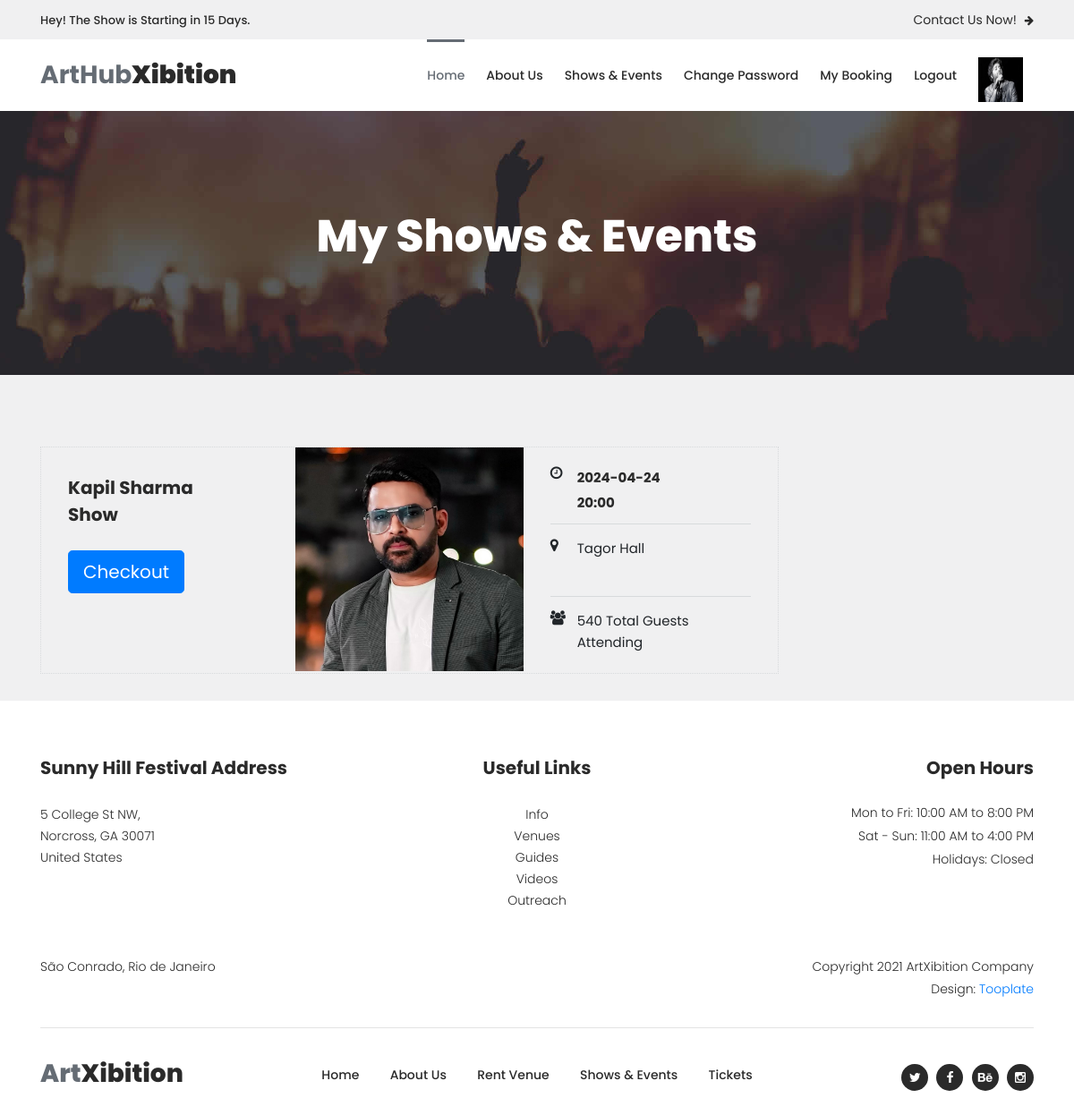
Page /payment/7/ (signed in) on the committed database.
### myapp/models.py (models this page shows, shortened)
class BookEvent(models.Model):
	user=models.ForeignKey(User,on_delete=models.CASCADE)
	event=models.ForeignKey(Event,on_delete=models.CASCADE)
	event_price=models.PositiveIntegerField()
	ticket_qty=models.PositiveIntegerField()
	total_price=models.PositiveIntegerField(default=0)
	payment_status=models.BooleanField(default=False)

class Event(models.Model):
	manager=models.ForeignKey(User,on_delete=models.CASCADE)
	event_name=models.CharField(max_length=100)
	event_date=models.CharField(max_length=100)
	event_time=models.CharField(max_length=100)
	event_venue=models.TextField()
	event_picture=models.ImageField(upload_to="event_picture/")
	event_price=models.PositiveIntegerField()

### myapp/views.py (the view)
# urls.py: path('payment/<int:pk>/',views.payment,name='payment'),
def payment(request,pk):
	bookevent=BookEvent.objects.get(pk=pk)
	total_price=bookevent.total_price
	be=bookevent.pk
	print("BE : ",be)
	return render(request,'payment.html',{'bookevent':bookevent,'total_price':total_price,'be':be})

### myapp/templates/payment.html (shortened to what this page needs)
{% extends 'header.html' %}
{% load static %}
{% block content %}
<!DOCTYPE html>
<html lang="en">
<head>
</head>
<body>
    <div class="page-heading-shows-events">
        <div class="container">
            <div class="row">
                <div class="col-lg-12">
                    <h2>My Shows & Events</h2>
                </div>
            </div>
        </div>
    </div>
    <div class="shows-events-tabs">
        <div class="container">
            <div class="row">
                <div class="col-lg-12">
                    <div class="row" id="tabs">
                      <div class="col-lg-12">
                        <section class='tabs-content'>
                            <article id='tabs-1'>
                                <div class="row">
                                    <div class="col-lg-9">
                                        <div class="row">
                                            <div class="col-lg-12">
                                                <div class="event-item">
                                                    <div class="row">
                                                        <div class="col-lg-4">
                                                            <div class="left-content">
                                                                <h4>{{bookevent.event.event_name}}</h4>
                                                                <div class="main-dark-button">
                                                                    {% if bookevent.payment_status == False %}
            <form method="post">
              <button type="button" class="btn btn-lg btn-primary" id="checkout-button">Checkout</button>
            </form>
                                                                {% else %}
                                                                    <a href="" disabled>Already Booked</a>
                                                                {% endif %}
                                                                </div>
                                                            </div>
                                                        </div>
                                                        <div class="col-lg-4">
                                                            <div class="thumb">
                                                                <img src="{{bookevent.event.event_picture.url}}" alt="" style="height: 250px;width: 300px;">
                                                            </div>
                                                        </div>
                                                        <div class="col-lg-4">
                                                            <div class="right-content">
                                                                <ul>
                                                                    <li>
                                                                        <i class="fa fa-clock-o"></i>
                                                                        <h6>{{bookevent.event.event_date}}<br>{{bookevent.event.event_time}}</h6>
                                                                    </li>
                                                                    <li>
                                                                        <i class="fa fa-map-marker"></i>
                                                                        <span>{{bookevent.event.event_venue}}</span>
                                                                    </li>
                                                                    <li>
                                                                        <i class="fa fa-users"></i>
                                                                        <span>540 Total Guests Attending</span>
                                                                    </li>
                                                                </ul>
                                                            </div>
                                                        </div>
                                                    </div>
                                                </div>
                                            </div>
                                        </div>
                                    </div>
                                </div>
                            </article>
                        </section>
                    </div>
                </div>
            </div>
        </div>
    </div>
</div>
</body>
</html>
{% endblock %}

### myapp/static/assets/css/tooplate-artxibition.css (style rules this page uses)
html, body, div, span, applet, object, iframe, h1, h2, h3, h4, h5, h6, p, blockquote, div pre, a, abbr, acronym, address, big, cite, code, del, dfn, em, font, img, ins, kbd, q, s, samp, small, strike, strong, sub, sup, tt, var, b, u, i, center, dl, dt, dd, ol, ul, li, figure, header, nav, section, article, aside, footer, figcaption { margin: 0; padding: 0; border: 0; outline: 0; }
ul, li { padding: 0; margin: 0; list-style: none; }
header, nav, section, article, aside, footer, hgroup { display: block; }
* { box-sizing: border-box; }
html, body { font-family: 'Poppins', sans-serif; font-weight: 400; background-color: #fff; font-size: 16px; -ms-text-size-adjust: 100%; -webkit-font-smoothing: antialiased; -moz-osx-font-smoothing: grayscale; }
h1, h2, h3, h4, h5, h6 { margin-top: 0px; margin-bottom: 0px; }
h4 { line-height: 30px; }
ul { margin-bottom: 0px; }
html, body { background: #fff; font-family: 'Poppins', sans-serif; }
.event-item .thumb img { width: 100%; overflow: hidden; }
.page-heading-shows-events { background-image: url(../images/shows_events_bg.jpg); background-size: cover; background-repeat: no-repeat; padding: 110px 0px; text-align: center; }
.page-heading-shows-events h2 { font-size: 50px; color: #fff; font-weight: 800; margin-bottom: 15px; }
.shows-events-tabs { background-color: #f0f0f1; }
.shows-events-tabs #tabs ul { margin-top: 10px; padding: 0; }
.shows-events-tabs #tabs ul li { display: inline-block; margin-right: 30px; }
.shows-events-tabs #tabs ul li:last-child { margin-right: 0px; }
.shows-events-tabs .tabs-content { margin-top: 80px; text-align: left; display: inline-block; transition: all 0.3s; }
.shows-events-tabs .tabs-content h4 { font-size: 30px; font-weight: 700; color: #2a2a2a; margin-bottom: 25px; }
.shows-events-tabs .tabs-content .event-item { border: 1px dotted #d7dadc; margin-bottom: 30px; }
.shows-events-tabs .tabs-content .event-item img { max-width: 100%; overflow: hidden; }
.shows-events-tabs .tabs-content .event-item .left-content { padding: 30px; }
.shows-events-tabs .tabs-content .event-item .left-content h4 { font-size: 20px; font-weight: 700; color: #2a2a2a; margin-bottom: 20px; }
.shows-events-tabs .tabs-content .event-item .left-content .main-dark-button { margin-top: 25px; }
.shows-events-tabs .tabs-content .event-item .right-content ul li { display: inline-block; width: 100%; border-bottom: 1px solid #d7dadc; margin-bottom: 15px; padding-bottom: 5px; }
.shows-events-tabs .tabs-content .event-item .right-content ul li:last-child { margin-bottom: 0; padding-bottom: 0; border-bottom: none; }
.shows-events-tabs .tabs-content .event-item .right-content { padding: 10px 30px 10px 0px; }
.shows-events-tabs .tabs-content .event-item .right-content ul li i { width: 30px; display: inline-block; height: 60px; float: left; }
.shows-events-tabs .tabs-content .event-item .right-content ul li h6 { font-weight: 700; color: #2a2a2a; font-size: 15px; width: 100%; display: inline; line-height: 28px; }
.shows-events-tabs .tabs-content .event-item .right-content ul li span { font-size: 15px; }

### rows in the picture
BookEvent: event.event_name "Kapil Sharma Show", event.event_picture (picture), event.event_date "2024-04-24", event.event_time "20:00", event.event_venue "Tagor Hall"
